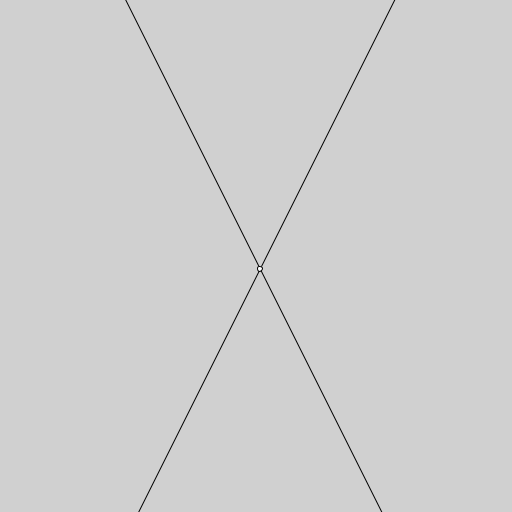
Frame 1 (no input)
Frame 60 (the mouse pressed at the canvas centre just before this capture): identical to frame 1, image omitted
Frame 120 (the mouse held since frame 60 and released just before this capture): identical to frame 1, image omitted

The Processing sketch that drew this single still picture (run headless with seeded random() and noise(); from frame 60 on, the mouse is pressed at the canvas centre):

// Processing sketch: sketch_lineas
// ── sketch_lineas.pde
Line l1, l2;
void setup () {
  size (512, 512);
  l1 = new Line(2, 5);
  l2 = new Line(-2, 20);
}

void draw () {
  background(208);
  translate(width/2, height/2);
  l1.Draw();
  l2.Draw();
  PVector p = intersection(l1, l2);
  circle(p.x, p.y, 5);
  println(p);
 // l2.b += 0.5;
}

PVector intersection(Line l1, Line l2) {
  PVector point = new PVector();
  point.x = (l2.b - l1.b)/(l1.m - l2.m);
  point.y = l1.m * ((l2.b - l1.b)/(l1.m - l2.m)) + l1.b;
  return point;
}

// ── Line.pde
class Line {
  float m; // Pendiente
  float b; // Desplazamiento en el eje y
  
  Line () {
    m = 0.5;
    b = 0;
  }

  Line (float m, float b) {
    this.m = m;
    this.b = b;
  }

  void Draw () {
    PVector p1 = new PVector();
    PVector p2 = new PVector();
    p1.x = -2000;
    p2.x = 2000;
    
    p1.y = m * p1.x + b;
    p2.y = m * p2.x + b;
    line(p1.x, p1.y, p2.x, p2.y);
  }
}
